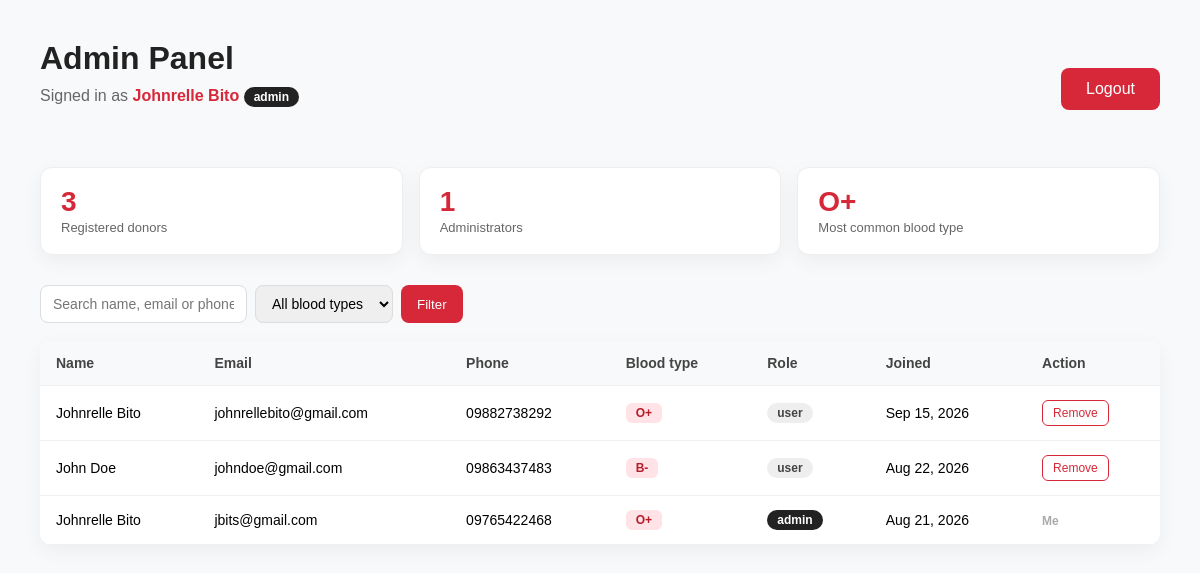
The app's page /admin/dashboard.php (signed in) with its own data.
### tables this page shows
CREATE TABLE `uinfo` (
  `id` int(10) UNSIGNED NOT NULL,
  `fname` varchar(100) DEFAULT '',
  `lname` varchar(100) DEFAULT '',
  `email` varchar(255) NOT NULL,
  `btype` enum('A+','A-','B+','B-','AB+','AB-','O+','O-') DEFAULT NULL,
  `phone` varchar(20) DEFAULT '',
  `password` varchar(255) NOT NULL,
  `role` enum('user','admin') NOT NULL DEFAULT 'user',
  `created_at` timestamp NOT NULL DEFAULT current_timestamp()
);

### admin/dashboard.php (the view, shortened to what this page needs)
<?php
    $firstName = $_SESSION['first_name'] ?? '';
    $lastName  = $_SESSION['last_name'] ?? '';
    $pdo = (new Database())->getConnection();
    $search = trim($_GET['q'] ?? '');
    $where = [];
    $params = [];
    $whereSql = $where ? ('WHERE ' . implode(' AND ', $where)) : '';
    $stmt = $pdo->prepare("
        SELECT id, fname, lname, email, btype, phone, role, created_at
        FROM uinfo
        {$whereSql}
        ORDER BY created_at DESC
    ");
    $stmt->execute($params);
    $donors = $stmt->fetchAll();
    $totalStmt = $pdo->query("SELECT COUNT(*) AS total FROM uinfo");
    $totalDonors = (int) $totalStmt->fetch()['total'];
    $adminStmt = $pdo->query("SELECT COUNT(*) AS total FROM uinfo WHERE role = 'admin'");
    $totalAdmins = (int) $adminStmt->fetch()['total'];
    $typeCountStmt = $pdo->query("SELECT btype, COUNT(*) AS total FROM uinfo GROUP BY btype ORDER BY total DESC LIMIT 1");
    $topType = $typeCountStmt->fetch();
?>
<!DOCTYPE html>
<html lang="en">
<head>
    <link rel="stylesheet" href="../assets/dashb.css">
</head>
<body>
    <main class="dashboard">
        <div class="admin-topbar">
            <div>
                <h1>Admin Panel</h1>
                <p class="welcome">
                    Signed in as
                    <span class="user-name">
                        <?= htmlspecialchars($firstName . ' ' . $lastName, ENT_QUOTES, 'UTF-8') ?>
                    </span>
                    <span class="role-badge admin">admin</span>
                </p>
            </div>
            <a href="../logout.php" class="logout-btn" id="logoutButton" style="position:static;">Logout</a>
        </div>
        <div class="admin-stats">
            <div class="admin-stat-card">
                <span class="stat-value"><?= $totalDonors ?></span>
                <span class="stat-label">Registered donors</span>
            </div>
            <div class="admin-stat-card">
                <span class="stat-value"><?= $totalAdmins ?></span>
                <span class="stat-label">Administrators</span>
            </div>
            <div class="admin-stat-card">
                <span class="stat-value"><?= $topType['btype'] ?? '—' ?></span>
                <span class="stat-label">Most common blood type</span>
            </div>
        </div>
        <form class="admin-filter-form" method="get" action="dashboard.php">
            <input
                type="text"
                name="q"
                placeholder="Search name, email or phone"
                value="<?= htmlspecialchars($search, ENT_QUOTES, 'UTF-8') ?>"
            >
            <select name="btype">
                <option value="">All blood types</option>
            </select>
            <button type="submit">Filter</button>
        </form>
        <br>
        <div class="admin-table-wrapper">
            <?php if (empty($donors)): ?>
                <p class="empty-state">No donors match this search.</p>
            <?php else: ?>
                <table class="admin-table">
                    <thead>
                        <tr>
                            <th>Name</th>
                            <th>Email</th>
                            <th>Phone</th>
                            <th>Blood type</th>
                            <th>Role</th>
                            <th>Joined</th>
                            <th>Action</th>
                        </tr>
                    </thead>
                    <tbody>
                        <?php foreach ($donors as $donor): ?>
                            <tr>
                                <td><?= htmlspecialchars($donor['fname'] . ' ' . $donor['lname'], ENT_QUOTES, 'UTF-8') ?></td>
                                <td><?= htmlspecialchars($donor['email'], ENT_QUOTES, 'UTF-8') ?></td>
                                <td><?= htmlspecialchars($donor['phone'], ENT_QUOTES, 'UTF-8') ?></td>
                                <td><span class="btype-badge"><?= htmlspecialchars($donor['btype'], ENT_QUOTES, 'UTF-8') ?></span></td>
                                <td><span class="role-badge <?= $donor['role'] === 'admin' ? 'admin' : 'user' ?>"><?= htmlspecialchars($donor['role'], ENT_QUOTES, 'UTF-8') ?></span></td>
                                <td><?= htmlspecialchars(date('M j, Y', strtotime($donor['created_at'])), ENT_QUOTES, 'UTF-8') ?></td>
                                <td>
                                    <?php if ((int) $donor['id'] !== (int) $_SESSION['user_id']): ?>
                                        <form method="post" action="delete_user.php" class="delete-user-form" style="display:inline;">
                                            <button type="submit" class="delete-btn">Remove</button>
                                        </form>
                                    <?php else: ?>
                                        <span style="color:#aaa; font-size:12px; font-weight: 600;">Me</span>
                                    <?php endif; ?>
                                </td>
                            </tr>
                        <?php endforeach; ?>
                    </tbody>
                </table>
            <?php endif; ?>
        </div>
    </main>
</body>
</html>

### assets/dashb.css (style rules this page uses)
* { box-sizing: border-box; margin: 0; padding: 0; }
body { font-family: Arial, sans-serif; background: #f8f9fa; }
.dashboard { padding: 40px; border-radius: 16px; }
h1 { margin-bottom: 10px; color: #222; }
.welcome { color: #666; margin-bottom: 30px; }
.user-name { color: #d62839; font-weight: bold; }
.logout-btn { display: inline-block; padding: 12px 25px; background: #d62839; color: white; position: absolute; top: 50px; right: 10px; text-decoration: none; border-radius: 8px; transition: 0.2s; }
.admin-topbar { display: flex; justify-content: space-between; align-items: center; flex-wrap: wrap; gap: 12px; margin-bottom: 30px; }
.admin-stats { display: grid; grid-template-columns: repeat(auto-fit, minmax(160px, 1fr)); gap: 16px; margin-bottom: 30px; }
.admin-stat-card { background: #fff; border: 1px solid #eee; border-radius: 12px; padding: 18px 20px; box-shadow: 0 6px 20px rgba(0, 0, 0, 0.05); }
.admin-stat-card .stat-value { font-size: 28px; font-weight: bold; color: #d62839; display: block; }
.admin-stat-card .stat-label { color: #666; font-size: 13px; }
.admin-table-wrapper { background: #fff; border-radius: 12px; box-shadow: 0 6px 20px rgba(0, 0, 0, 0.05); overflow-x: auto; }
table.admin-table { width: 100%; border-collapse: collapse; min-width: 640px; }
table.admin-table th, table.admin-table td { text-align: left; padding: 14px 16px; border-bottom: 1px solid #f0f0f0; font-size: 14px; }
table.admin-table th { background: #f8f9fa; color: #444; font-weight: 600; }
.role-badge { display: inline-block; padding: 3px 10px; border-radius: 999px; font-size: 12px; font-weight: 600; }
.role-badge.admin { background: #222; color: #fff; }
.role-badge.user { background: #eee; color: #444; }
.btype-badge { display: inline-block; padding: 3px 10px; border-radius: 6px; background: #ffe3e6; color: #b71c2b; font-size: 12px; font-weight: 600; }
.admin-filter-form { display: flex; gap: 8px; flex-wrap: wrap; }
.admin-filter-form input, .admin-filter-form select { padding: 9px 12px; border: 1px solid #ddd; border-radius: 8px; font-size: 14px; }
.admin-filter-form button { padding: 9px 16px; border: none; border-radius: 8px; background: #d62839; color: #fff; cursor: pointer; }
.delete-btn { background: none; border: 1px solid #d62839; color: #d62839; padding: 5px 10px; border-radius: 6px; font-size: 12px; cursor: pointer; }

### records on screen
uinfo: fname+lname "Johnrelle Bito", email "johnrellebito@gmail.com", phone "09882738292", btype "O+", role "user", created_at "Sep 15, 2026"
uinfo: fname+lname "John Doe", email "johndoe@gmail.com", phone "09863437483", btype "B-", role "user", created_at "Aug 22, 2026"
uinfo: fname+lname "Johnrelle Bito", email "jbits@gmail.com", phone "09765422468", btype "O+", role "admin", created_at "Aug 21, 2026", shows "Me"

### other values on screen
$firstName . ' ' . $lastName "Johnrelle Bito"
$totalDonors "3"
$totalAdmins "1"
$topType['btype'] "O+"
